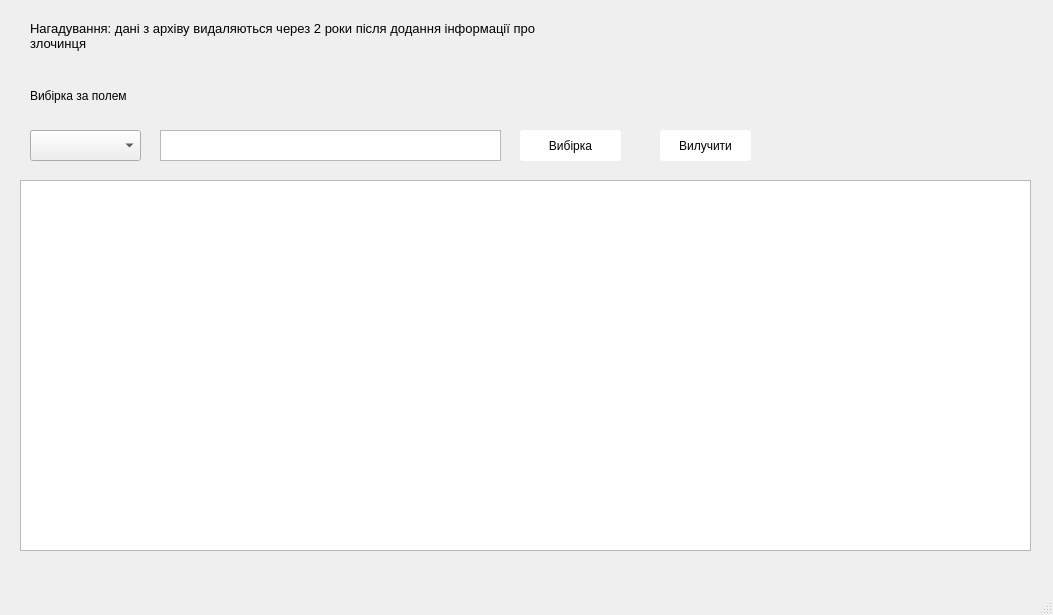
<?xml version="1.0" encoding="UTF-8"?>
<ui version="4.0">
 <class>MainWindow</class>
 <widget class="QMainWindow" name="MainWindow">
  <property name="geometry">
   <rect>
    <x>0</x>
    <y>0</y>
    <width>1053</width>
    <height>615</height>
   </rect>
  </property>
  <property name="windowTitle">
   <string>Архів</string>
  </property>
  <widget class="QWidget" name="centralwidget">
   <property name="styleSheet">
    <string notr="true">QPushButton {
 
	background-color: rgb(255, 255, 255);
    border-radius: 3px;
}</string>
   </property>
   <widget class="QLabel" name="label">
    <property name="geometry">
     <rect>
      <x>30</x>
      <y>80</y>
      <width>131</width>
      <height>31</height>
     </rect>
    </property>
    <property name="font">
     <font>
      <family>Segoe UI</family>
      <pointsize>9</pointsize>
     </font>
    </property>
    <property name="text">
     <string>Вибірка за полем</string>
    </property>
   </widget>
   <widget class="QComboBox" name="comboBox">
    <property name="geometry">
     <rect>
      <x>30</x>
      <y>130</y>
      <width>111</width>
      <height>31</height>
     </rect>
    </property>
   </widget>
   <widget class="QTableWidget" name="tableWidget">
    <property name="geometry">
     <rect>
      <x>20</x>
      <y>180</y>
      <width>1011</width>
      <height>371</height>
     </rect>
    </property>
   </widget>
   <widget class="QPushButton" name="pushButton_4">
    <property name="geometry">
     <rect>
      <x>660</x>
      <y>130</y>
      <width>91</width>
      <height>31</height>
     </rect>
    </property>
    <property name="text">
     <string>Вилучити</string>
    </property>
   </widget>
   <widget class="QTextEdit" name="textEdit">
    <property name="geometry">
     <rect>
      <x>160</x>
      <y>130</y>
      <width>341</width>
      <height>31</height>
     </rect>
    </property>
   </widget>
   <widget class="QPushButton" name="pushButton_6">
    <property name="geometry">
     <rect>
      <x>520</x>
      <y>130</y>
      <width>101</width>
      <height>31</height>
     </rect>
    </property>
    <property name="text">
     <string>Вибірка</string>
    </property>
   </widget>
   <widget class="QLabel" name="label_3">
    <property name="geometry">
     <rect>
      <x>30</x>
      <y>0</y>
      <width>541</width>
      <height>71</height>
     </rect>
    </property>
    <property name="font">
     <font>
      <family>Segoe UI</family>
      <pointsize>10</pointsize>
     </font>
    </property>
    <property name="text">
     <string>Нагадування: дані з архіву видаляються через 2 роки після додання інформації про злочинця </string>
    </property>
    <property name="wordWrap">
     <bool>true</bool>
    </property>
   </widget>
  </widget>
  <widget class="QMenuBar" name="menubar">
   <property name="geometry">
    <rect>
     <x>0</x>
     <y>0</y>
     <width>1053</width>
     <height>26</height>
    </rect>
   </property>
  </widget>
  <widget class="QStatusBar" name="statusbar"/>
 </widget>
 <resources/>
 <connections/>
</ui>
